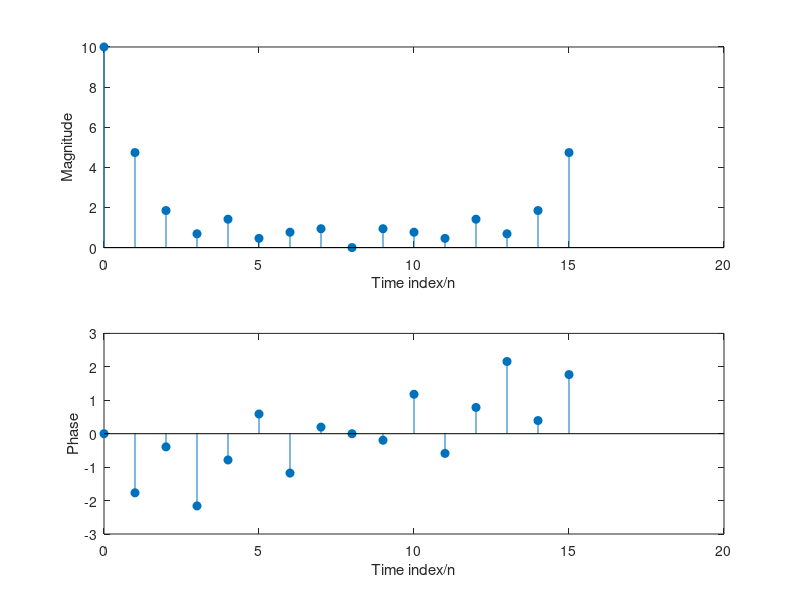

Reproduce this figure in MATLAB.
xn=ones(10,1);
Xk=fft(xn,16);Xkf=abs(Xk);Xkp=angle(Xk);
subplot(211);
stem(0:15,Xkf,'filled');
xlabel('Time index/n');ylabel('Magnitude');
subplot(212);
stem(0:15,Xkp,'filled');
xlabel('Time index/n');ylabel('Phase')
